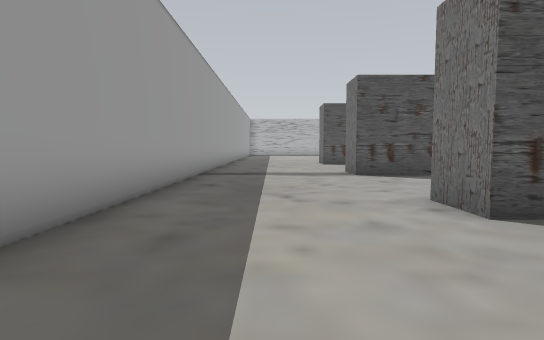
view 1 (above)

23 first-person views from a walk through a scene from a Unity 3-D project. The camera is 1.4 m above the floor, tilts 4° down and sees 80° across. The floor is counted in squares, 2 m on a side. Each view is taken from the middle of a square. On the plan, view 1 faces up. The plan holds only what a view shows up to about 10 squares ahead; the rest is blank. The place goes on beyond the plan.

view 2
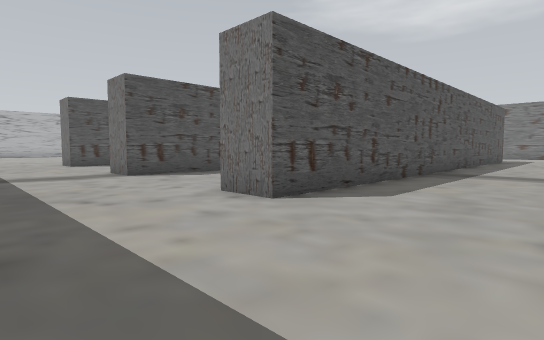

view 3
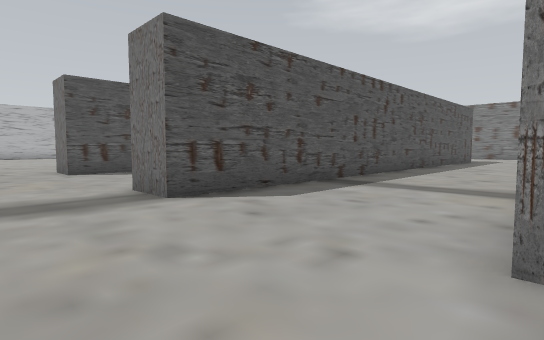

view 4
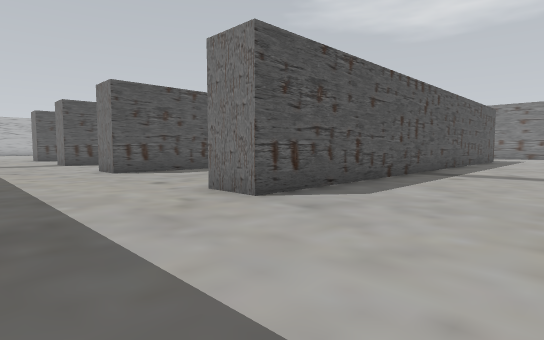

view 5
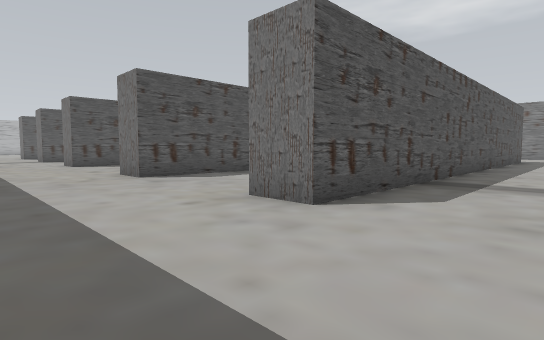

view 6
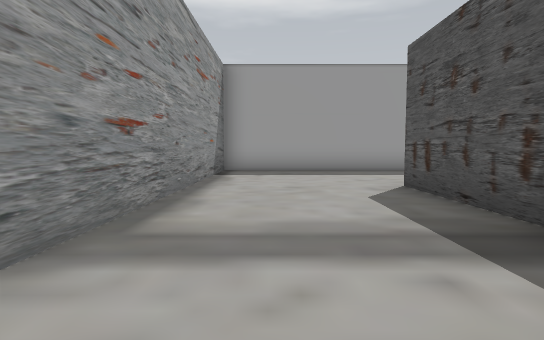

view 7
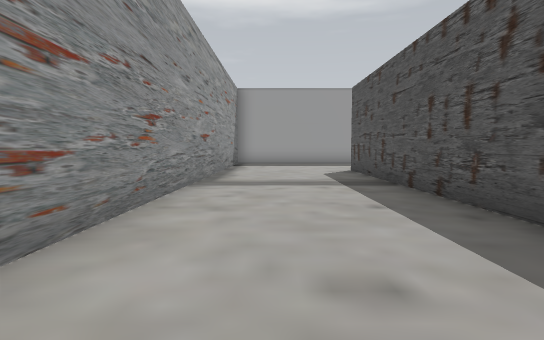

view 8
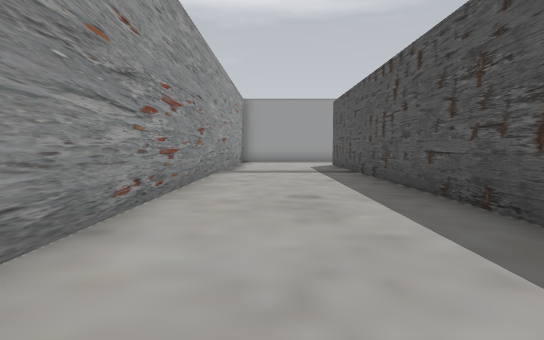

view 9
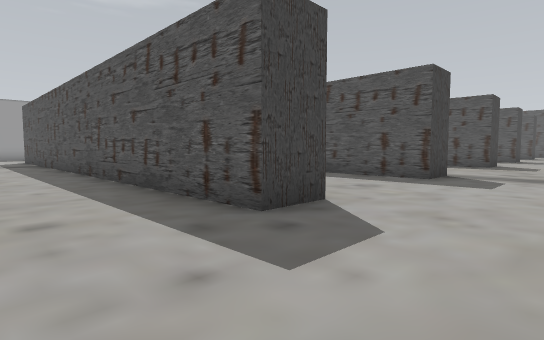

view 10
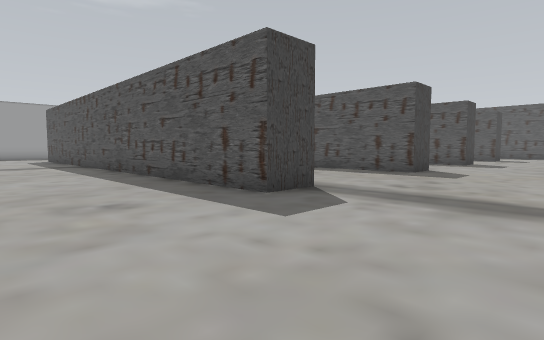

view 11
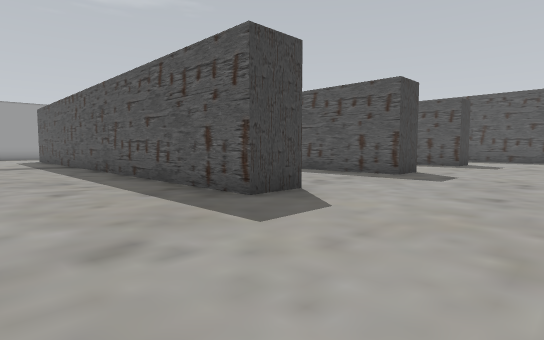

view 12
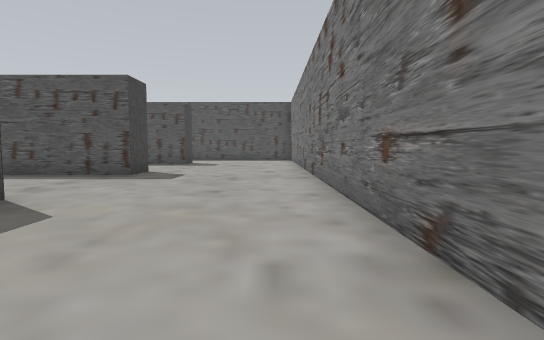

view 13
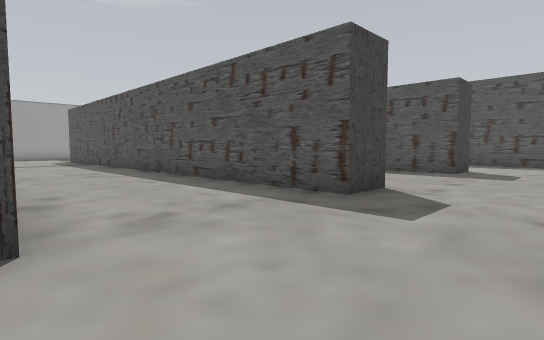

view 14
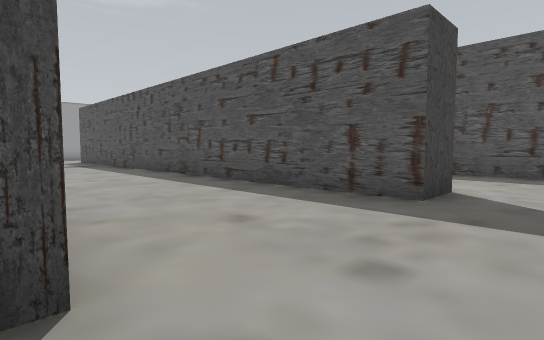

view 15
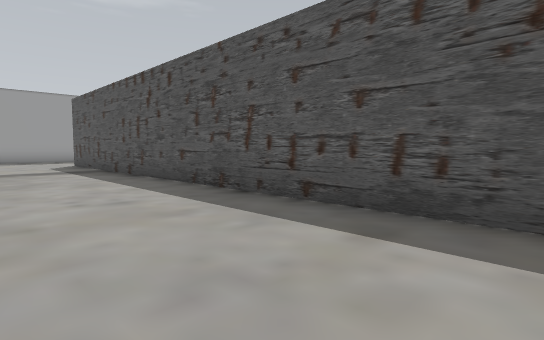

view 16
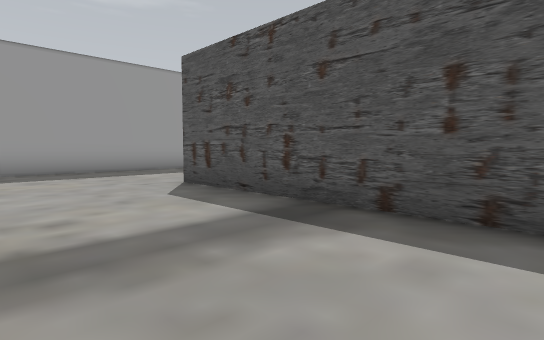

view 17
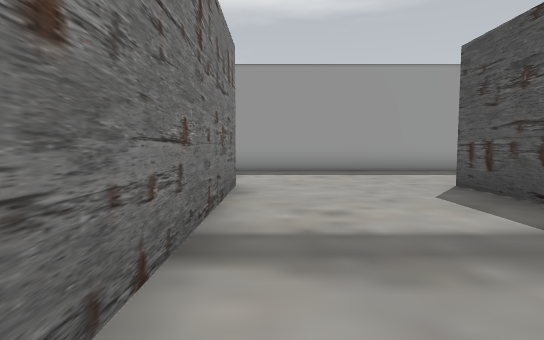

view 18
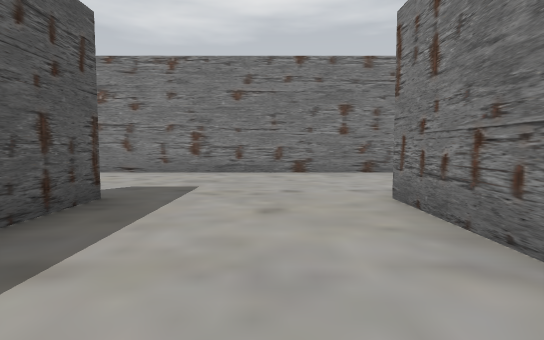

view 19
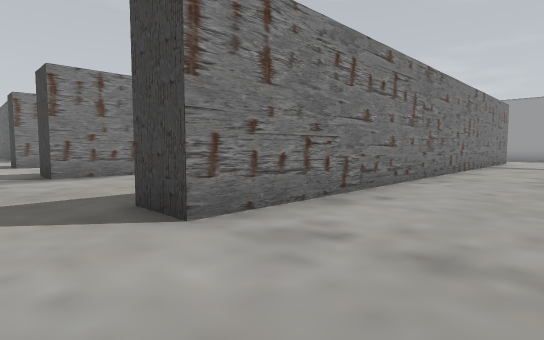

view 20
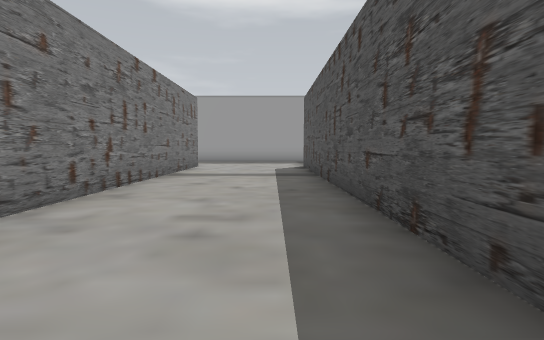

view 21
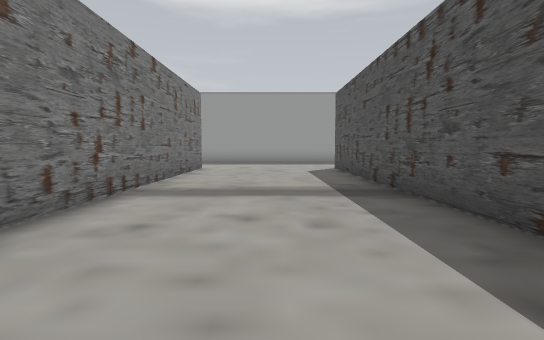

view 22
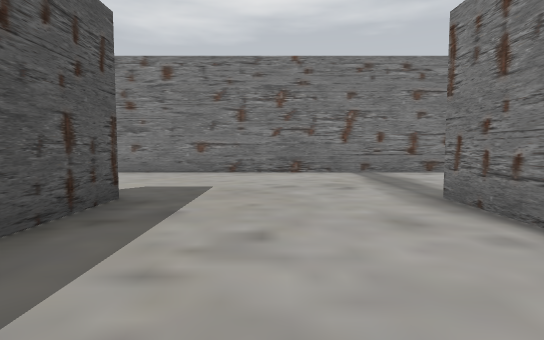

view 23
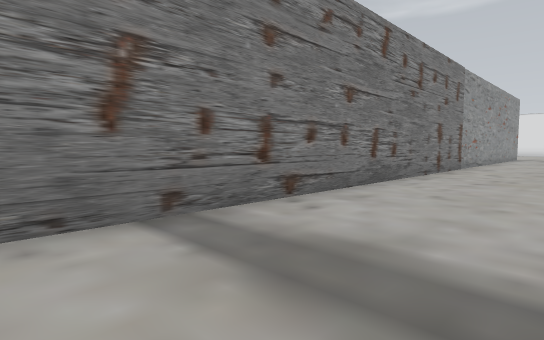

### Floor plan
Points are (right, up) in squares from view 1. A wall is a line through its corners. A room is listed if a view was taken in it or the views show most of it. See-through windows are left out.
Room 1 (views 1, 2, 3, 4, 5, 6, 7, 8, 9, 10, 11, 12, 13, 14, 15, 16, 17, 18, 19, 20, 21, 22, 23)
walls: (15.5, -1.4) (17.4, -1.4) (17.4, -2.5) (2.1, -2.5) (2.1, -1.2); (3.9, 4.3) (17.4, 4.3) (17.4, 3.1) (2.1, 3.1) (2.1, 4.4); (3, -1.4) (10.2, -1.4); (14.9, 9.3) (17.4, 9.3) (17.4, 8.2) (2.1, 8.2) (2.1, 9.3) (7.2, 9.3); (17.4, -6.4) (17.4, -7.6) (2.1, -7.6) (2.1, -6.4); (-1.9, -5.9) (-1.9, -11.5) (13.1, -11.6); (17.4, 14.5) (17.4, 13.4) (2.1, 13.4) (2.1, 14.5); (22, -11.1) (22, 14.5); (-1.9, 14.5) (-1.9, 2.1)

Where each view was taken, in squares from view 1:
view 1: 0 up, 0 right, facing up
view 2: 0 up, 1 left, facing up-right
view 3: 4 up, 0 right, facing up-right
view 4: 6 down, 1 left, facing up-right
view 5: 10 down, 1 left, facing up-right
view 6: 10 down, 8 right, facing left
view 7: 10 down, 12 right, facing left
view 8: 10 down, 15 right, facing left
view 9: 10 down, 20 right, facing up-left
view 10: 6 down, 21 right, facing up-left
view 11: 0 up, 21 right, facing up-left
view 12: 0 up, 21 right, facing up
view 13: 4 up, 20 right, facing up-left
view 14: 9 up, 19 right, facing up-left
view 15: 10 up, 16 right, facing up-left
view 16: 10 up, 8 right, facing up-left
view 17: 10 up, 8 right, facing left
view 18: 11 up, 13 right, facing right
view 19: 7 up, 19 right, facing down-left
view 20: 7 up, 14 right, facing left
view 21: 1 up, 13 right, facing left
view 22: 1 up, 13 right, facing right
view 23: 0 up, 19 right, facing down-right
